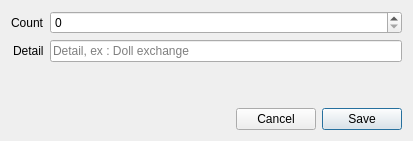
<?xml version="1.0" encoding="UTF-8"?>
<ui version="4.0">
 <class>RewardAddDialog</class>
 <widget class="QDialog" name="RewardAddDialog">
  <property name="geometry">
   <rect>
    <x>0</x>
    <y>0</y>
    <width>413</width>
    <height>141</height>
   </rect>
  </property>
  <property name="windowTitle">
   <string>Dialog</string>
  </property>
  <property name="modal">
   <bool>true</bool>
  </property>
  <layout class="QVBoxLayout" name="verticalLayout">
   <item>
    <layout class="QFormLayout" name="formLayout">
     <property name="labelAlignment">
      <set>Qt::AlignRight|Qt::AlignTrailing|Qt::AlignVCenter</set>
     </property>
     <item row="0" column="0">
      <widget class="QLabel" name="label">
       <property name="text">
        <string>Count</string>
       </property>
      </widget>
     </item>
     <item row="1" column="0">
      <widget class="QLabel" name="label_2">
       <property name="text">
        <string>Detail</string>
       </property>
      </widget>
     </item>
     <item row="0" column="1">
      <widget class="QSpinBox" name="spinCount">
       <property name="maximum">
        <number>10000000</number>
       </property>
      </widget>
     </item>
     <item row="1" column="1">
      <widget class="QLineEdit" name="lineDetail">
       <property name="placeholderText">
        <string>Detail, ex : Doll exchange</string>
       </property>
      </widget>
     </item>
    </layout>
   </item>
   <item>
    <spacer name="verticalSpacer">
     <property name="orientation">
      <enum>Qt::Vertical</enum>
     </property>
     <property name="sizeHint" stdset="0">
      <size>
       <width>20</width>
       <height>40</height>
      </size>
     </property>
    </spacer>
   </item>
   <item>
    <layout class="QHBoxLayout" name="horizontalLayout">
     <item>
      <spacer name="horizontalSpacer">
       <property name="orientation">
        <enum>Qt::Horizontal</enum>
       </property>
       <property name="sizeHint" stdset="0">
        <size>
         <width>40</width>
         <height>20</height>
        </size>
       </property>
      </spacer>
     </item>
     <item>
      <widget class="QPushButton" name="pushCancel">
       <property name="text">
        <string>Cancel</string>
       </property>
       <property name="autoDefault">
        <bool>false</bool>
       </property>
      </widget>
     </item>
     <item>
      <widget class="QPushButton" name="pushSave">
       <property name="text">
        <string>Save</string>
       </property>
       <property name="default">
        <bool>true</bool>
       </property>
      </widget>
     </item>
    </layout>
   </item>
  </layout>
 </widget>
 <resources/>
 <connections>
  <connection>
   <sender>pushCancel</sender>
   <signal>clicked()</signal>
   <receiver>RewardAddDialog</receiver>
   <slot>close()</slot>
   <hints>
    <hint type="sourcelabel">
     <x>276</x>
     <y>118</y>
    </hint>
    <hint type="destinationlabel">
     <x>206</x>
     <y>70</y>
    </hint>
   </hints>
  </connection>
 </connections>
</ui>
